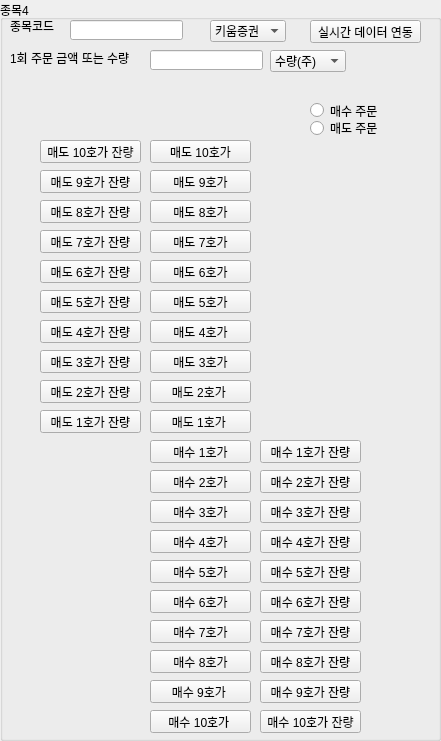
   <widget class="QGroupBox" name="groupBox_4">
    <property name="geometry">
     <rect>
      <x>1350</x>
      <y>30</y>
      <width>441</width>
      <height>741</height>
     </rect>
    </property>
    <property name="title">
     <string>종목4</string>
    </property>
    <widget class="QLabel" name="label_7">
     <property name="geometry">
      <rect>
       <x>10</x>
       <y>20</y>
       <width>56</width>
       <height>12</height>
      </rect>
     </property>
     <property name="text">
      <string>종목코드</string>
     </property>
    </widget>
    <widget class="QLineEdit" name="lineEdit_7">
     <property name="geometry">
      <rect>
       <x>70</x>
       <y>20</y>
       <width>113</width>
       <height>20</height>
      </rect>
     </property>
    </widget>
    <widget class="QLineEdit" name="lineEdit_8">
     <property name="geometry">
      <rect>
       <x>150</x>
       <y>50</y>
       <width>113</width>
       <height>20</height>
      </rect>
     </property>
    </widget>
    <widget class="QLabel" name="label_8">
     <property name="geometry">
      <rect>
       <x>10</x>
       <y>50</y>
       <width>141</width>
       <height>16</height>
      </rect>
     </property>
     <property name="text">
      <string>1회 주문 금액 또는 수량</string>
     </property>
    </widget>
    <widget class="QRadioButton" name="radioButton_7">
     <property name="geometry">
      <rect>
       <x>310</x>
       <y>100</y>
       <width>101</width>
       <height>21</height>
      </rect>
     </property>
     <property name="text">
      <string>매수 주문</string>
     </property>
    </widget>
    <widget class="QRadioButton" name="radioButton_8">
     <property name="geometry">
      <rect>
       <x>310</x>
       <y>120</y>
       <width>90</width>
       <height>16</height>
      </rect>
     </property>
     <property name="text">
      <string>매도 주문</string>
     </property>
    </widget>
    <widget class="QComboBox" name="comboBox_4">
     <property name="geometry">
      <rect>
       <x>270</x>
       <y>50</y>
       <width>76</width>
       <height>22</height>
      </rect>
     </property>
     <item>
      <property name="text">
       <string>수량(주)</string>
      </property>
     </item>
     <item>
      <property name="text">
       <string>금액(원)</string>
      </property>
     </item>
     <item>
      <property name="text">
       <string>금액(달러)</string>
      </property>
     </item>
    </widget>
    <widget class="QPushButton" name="pushButton_124">
     <property name="geometry">
      <rect>
       <x>40</x>
       <y>140</y>
       <width>101</width>
       <height>23</height>
      </rect>
     </property>
     <property name="text">
      <string>매도 10호가 잔량</string>
     </property>
    </widget>
    <widget class="QPushButton" name="pushButton_125">
     <property name="geometry">
      <rect>
       <x>40</x>
       <y>170</y>
       <width>101</width>
       <height>23</height>
      </rect>
     </property>
     <property name="text">
      <string>매도 9호가 잔량</string>
     </property>
    </widget>
    <widget class="QPushButton" name="pushButton_126">
     <property name="geometry">
      <rect>
       <x>40</x>
       <y>200</y>
       <width>101</width>
       <height>23</height>
      </rect>
     </property>
     <property name="text">
      <string>매도 8호가 잔량</string>
     </property>
    </widget>
    <widget class="QPushButton" name="pushButton_127">
     <property name="geometry">
      <rect>
       <x>40</x>
       <y>230</y>
       <width>101</width>
       <height>23</height>
      </rect>
     </property>
     <property name="text">
      <string>매도 7호가 잔량</string>
     </property>
    </widget>
    <widget class="QPushButton" name="pushButton_128">
     <property name="geometry">
      <rect>
       <x>40</x>
       <y>260</y>
       <width>101</width>
       <height>23</height>
      </rect>
     </property>
     <property name="text">
      <string>매도 6호가 잔량</string>
     </property>
    </widget>
    <widget class="QPushButton" name="pushButton_129">
     <property name="geometry">
      <rect>
       <x>40</x>
       <y>290</y>
       <width>101</width>
       <height>23</height>
      </rect>
     </property>
     <property name="text">
      <string>매도 5호가 잔량</string>
     </property>
    </widget>
    <widget class="QPushButton" name="pushButton_130">
     <property name="geometry">
      <rect>
       <x>40</x>
       <y>320</y>
       <width>101</width>
       <height>23</height>
      </rect>
     </property>
     <property name="text">
      <string>매도 4호가 잔량</string>
     </property>
    </widget>
    <widget class="QPushButton" name="pushButton_131">
     <property name="geometry">
      <rect>
       <x>40</x>
       <y>350</y>
       <width>101</width>
       <height>23</height>
      </rect>
     </property>
     <property name="text">
      <string>매도 3호가 잔량</string>
     </property>
    </widget>
    <widget class="QPushButton" name="pushButton_132">
     <property name="geometry">
      <rect>
       <x>40</x>
       <y>380</y>
       <width>101</width>
       <height>23</height>
      </rect>
     </property>
     <property name="text">
      <string>매도 2호가 잔량</string>
     </property>
    </widget>
    <widget class="QPushButton" name="pushButton_133">
     <property name="geometry">
      <rect>
       <x>40</x>
       <y>410</y>
       <width>101</width>
       <height>23</height>
      </rect>
     </property>
     <property name="text">
      <string>매도 1호가 잔량</string>
     </property>
    </widget>
    <widget class="QPushButton" name="pushButton_134">
     <property name="geometry">
      <rect>
       <x>150</x>
       <y>410</y>
       <width>101</width>
       <height>23</height>
      </rect>
     </property>
     <property name="text">
      <string>매도 1호가 </string>
     </property>
    </widget>
    <widget class="QPushButton" name="pushButton_135">
     <property name="geometry">
      <rect>
       <x>150</x>
       <y>380</y>
       <width>101</width>
       <height>23</height>
      </rect>
     </property>
     <property name="text">
      <string>매도 2호가 </string>
     </property>
    </widget>
    <widget class="QPushButton" name="pushButton_136">
     <property name="geometry">
      <rect>
       <x>150</x>
       <y>350</y>
       <width>101</width>
       <height>23</height>
      </rect>
     </property>
     <property name="text">
      <string>매도 3호가</string>
     </property>
    </widget>
    <widget class="QPushButton" name="pushButton_137">
     <property name="geometry">
      <rect>
       <x>150</x>
       <y>290</y>
       <width>101</width>
       <height>23</height>
      </rect>
     </property>
     <property name="text">
      <string>매도 5호가</string>
     </property>
    </widget>
    <widget class="QPushButton" name="pushButton_138">
     <property name="geometry">
      <rect>
       <x>150</x>
       <y>320</y>
       <width>101</width>
       <height>23</height>
      </rect>
     </property>
     <property name="text">
      <string>매도 4호가</string>
     </property>
    </widget>
    <widget class="QPushButton" name="pushButton_139">
     <property name="geometry">
      <rect>
       <x>150</x>
       <y>260</y>
       <width>101</width>
       <height>23</height>
      </rect>
     </property>
     <property name="text">
      <string>매도 6호가</string>
     </property>
    </widget>
    <widget class="QPushButton" name="pushButton_140">
     <property name="geometry">
      <rect>
       <x>150</x>
       <y>230</y>
       <width>101</width>
       <height>23</height>
      </rect>
     </property>
     <property name="text">
      <string>매도 7호가</string>
     </property>
    </widget>
    <widget class="QPushButton" name="pushButton_141">
     <property name="geometry">
      <rect>
       <x>150</x>
       <y>140</y>
       <width>101</width>
       <height>23</height>
      </rect>
     </property>
     <property name="text">
      <string>매도 10호가</string>
     </property>
    </widget>
    <widget class="QPushButton" name="pushButton_142">
     <property name="geometry">
      <rect>
       <x>150</x>
       <y>170</y>
       <width>101</width>
       <height>23</height>
      </rect>
     </property>
     <property name="text">
      <string>매도 9호가</string>
     </property>
    </widget>
    <widget class="QPushButton" name="pushButton_143">
     <property name="geometry">
      <rect>
       <x>150</x>
       <y>200</y>
       <width>101</width>
       <height>23</height>
      </rect>
     </property>
     <property name="text">
      <string>매도 8호가</string>
     </property>
    </widget>
    <widget class="QPushButton" name="pushButton_144">
     <property name="geometry">
      <rect>
       <x>150</x>
       <y>500</y>
       <width>101</width>
       <height>23</height>
      </rect>
     </property>
     <property name="text">
      <string>매수 3호가</string>
     </property>
    </widget>
    <widget class="QPushButton" name="pushButton_145">
     <property name="geometry">
      <rect>
       <x>150</x>
       <y>560</y>
       <width>101</width>
       <height>23</height>
      </rect>
     </property>
     <property name="text">
      <string>매수 5호가</string>
     </property>
    </widget>
    <widget class="QPushButton" name="pushButton_146">
     <property name="geometry">
      <rect>
       <x>150</x>
       <y>530</y>
       <width>101</width>
       <height>23</height>
      </rect>
     </property>
     <property name="text">
      <string>매수 4호가</string>
     </property>
    </widget>
    <widget class="QPushButton" name="pushButton_147">
     <property name="geometry">
      <rect>
       <x>260</x>
       <y>530</y>
       <width>101</width>
       <height>23</height>
      </rect>
     </property>
     <property name="text">
      <string>매수 4호가 잔량</string>
     </property>
    </widget>
    <widget class="QPushButton" name="pushButton_148">
     <property name="geometry">
      <rect>
       <x>260</x>
       <y>470</y>
       <width>101</width>
       <height>23</height>
      </rect>
     </property>
     <property name="text">
      <string>매수 2호가 잔량</string>
     </property>
    </widget>
    <widget class="QPushButton" name="pushButton_149">
     <property name="geometry">
      <rect>
       <x>260</x>
       <y>650</y>
       <width>101</width>
       <height>23</height>
      </rect>
     </property>
     <property name="text">
      <string>매수 8호가 잔량</string>
     </property>
    </widget>
    <widget class="QPushButton" name="pushButton_150">
     <property name="geometry">
      <rect>
       <x>150</x>
       <y>650</y>
       <width>101</width>
       <height>23</height>
      </rect>
     </property>
     <property name="text">
      <string>매수 8호가</string>
     </property>
    </widget>
    <widget class="QPushButton" name="pushButton_151">
     <property name="geometry">
      <rect>
       <x>150</x>
       <y>710</y>
       <width>101</width>
       <height>23</height>
      </rect>
     </property>
     <property name="text">
      <string>매수 10호가 </string>
     </property>
    </widget>
    <widget class="QPushButton" name="pushButton_152">
     <property name="geometry">
      <rect>
       <x>260</x>
       <y>710</y>
       <width>101</width>
       <height>23</height>
      </rect>
     </property>
     <property name="text">
      <string>매수 10호가 잔량</string>
     </property>
    </widget>
    <widget class="QPushButton" name="pushButton_153">
     <property name="geometry">
      <rect>
       <x>150</x>
       <y>440</y>
       <width>101</width>
       <height>23</height>
      </rect>
     </property>
     <property name="text">
      <string>매수 1호가</string>
     </property>
    </widget>
    <widget class="QPushButton" name="pushButton_154">
     <property name="geometry">
      <rect>
       <x>260</x>
       <y>500</y>
       <width>101</width>
       <height>23</height>
      </rect>
     </property>
     <property name="text">
      <string>매수 3호가 잔량</string>
     </property>
    </widget>
    <widget class="QPushButton" name="pushButton_155">
     <property name="geometry">
      <rect>
       <x>260</x>
       <y>590</y>
       <width>101</width>
       <height>23</height>
      </rect>
     </property>
     <property name="text">
      <string>매수 6호가 잔량</string>
     </property>
    </widget>
    <widget class="QPushButton" name="pushButton_156">
     <property name="geometry">
      <rect>
       <x>150</x>
       <y>680</y>
       <width>101</width>
       <height>23</height>
      </rect>
     </property>
     <property name="text">
      <string>매수 9호가 </string>
     </property>
    </widget>
    <widget class="QPushButton" name="pushButton_157">
     <property name="geometry">
      <rect>
       <x>150</x>
       <y>620</y>
       <width>101</width>
       <height>23</height>
      </rect>
     </property>
     <property name="text">
      <string>매수 7호가</string>
     </property>
    </widget>
    <widget class="QPushButton" name="pushButton_158">
     <property name="geometry">
      <rect>
       <x>150</x>
       <y>590</y>
       <width>101</width>
       <height>23</height>
      </rect>
     </property>
     <property name="text">
      <string>매수 6호가</string>
     </property>
    </widget>
    <widget class="QPushButton" name="pushButton_159">
     <property name="geometry">
      <rect>
       <x>260</x>
       <y>560</y>
       <width>101</width>
       <height>23</height>
      </rect>
     </property>
     <property name="text">
      <string>매수 5호가 잔량</string>
     </property>
    </widget>
    <widget class="QPushButton" name="pushButton_160">
     <property name="geometry">
      <rect>
       <x>260</x>
       <y>440</y>
       <width>101</width>
       <height>23</height>
      </rect>
     </property>
     <property name="text">
      <string>매수 1호가 잔량</string>
     </property>
    </widget>
    <widget class="QPushButton" name="pushButton_161">
     <property name="geometry">
      <rect>
       <x>260</x>
       <y>620</y>
       <width>101</width>
       <height>23</height>
      </rect>
     </property>
     <property name="text">
      <string>매수 7호가 잔량</string>
     </property>
    </widget>
    <widget class="QPushButton" name="pushButton_162">
     <property name="geometry">
      <rect>
       <x>150</x>
       <y>470</y>
       <width>101</width>
       <height>23</height>
      </rect>
     </property>
     <property name="text">
      <string>매수 2호가</string>
     </property>
    </widget>
    <widget class="QPushButton" name="pushButton_163">
     <property name="geometry">
      <rect>
       <x>260</x>
       <y>680</y>
       <width>101</width>
       <height>23</height>
      </rect>
     </property>
     <property name="text">
      <string>매수 9호가 잔량</string>
     </property>
    </widget>
    <widget class="QPushButton" name="pushButton_164">
     <property name="geometry">
      <rect>
       <x>310</x>
       <y>20</y>
       <width>111</width>
       <height>23</height>
      </rect>
     </property>
     <property name="text">
      <string>실시간 데이터 연동</string>
     </property>
    </widget>
    <widget class="QComboBox" name="comboBox_8">
     <property name="geometry">
      <rect>
       <x>210</x>
       <y>20</y>
       <width>76</width>
       <height>22</height>
      </rect>
     </property>
     <item>
      <property name="text">
       <string>키움증권</string>
      </property>
     </item>
     <item>
      <property name="text">
       <string>한국투자증권</string>
      </property>
     </item>
     <item>
      <property name="text">
       <string>대신증권</string>
      </property>
     </item>
     <item>
      <property name="text">
       <string>빗썸</string>
      </property>
     </item>
     <item>
      <property name="text">
       <string>BIKA</string>
      </property>
     </item>
     <item>
      <property name="text">
       <string>Trading View</string>
      </property>
     </item>
    </widget>
   </widget>
